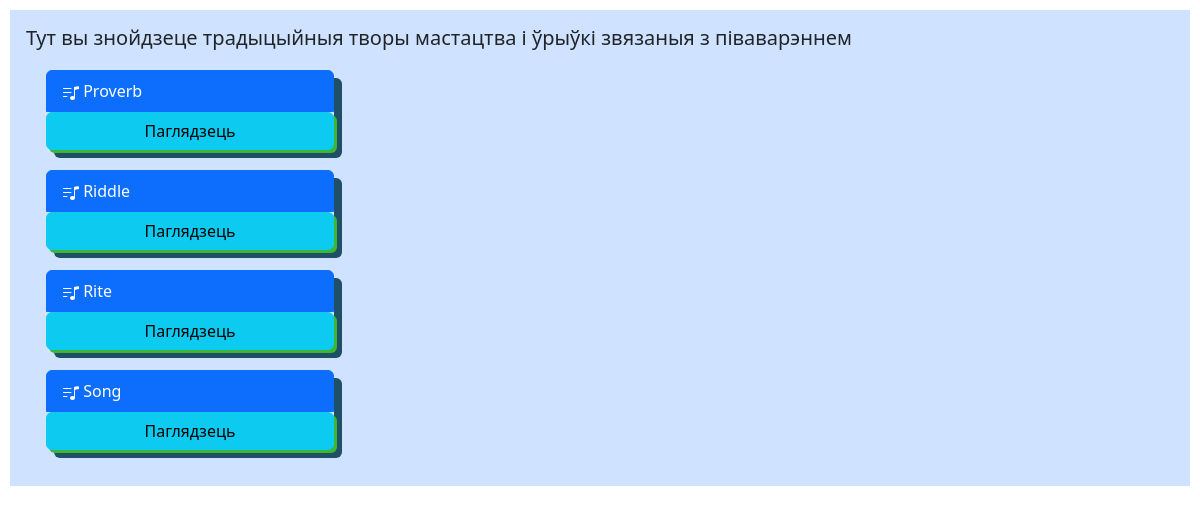
Page /folklore/ on the earlier database version.
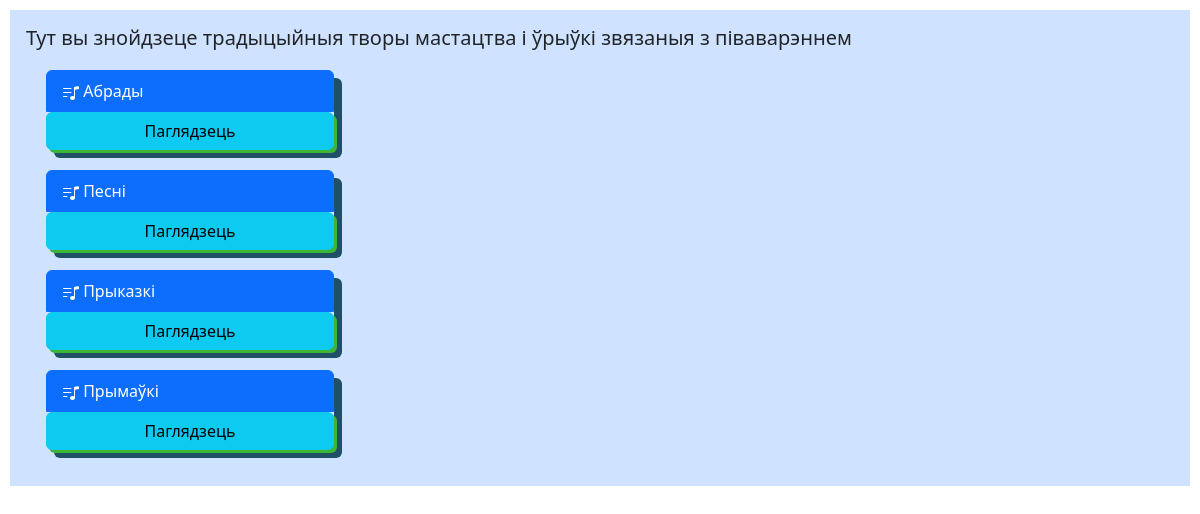
Same page on the later database version.
### Folklore/models.py (models this page shows)
class Category(models.Model):
    name = models.CharField(max_length=100)

### Folklore/views.py (the view)
class CategoryFolkloreList(generic.ListView):
    template_name = "Folklore/home.html"
    context_object_name = "all_categories"
    def get_queryset(self):
        return Category.objects.all().order_by("name")

### templates/Folklore/home.html (shortened to what this page needs)
{% extends "Folklore/base.html" %}
{% block content %}
    <h5 class="card-title">Тут вы знойдзеце традыцыйныя творы мастацтва і ўрыўкі звязаныя з піваварэннем</h5>
    {% for category in all_categories %}
        <div class="list-group" style="width: 18rem; margin: 20px; box-shadow: 8px 8px #205067">
            <a href="#" class="list-group-item list-group-item-action active" aria-current="true">
             {{ category.name }}
                <a href="{% url "category_show" category.id %}" class="btn btn-info" style="box-shadow: 3px 3px #3db733">Паглядзець</a>
             </a>
        </div>
    {% endfor %}
{% endblock %}

### templates/Folklore/base.html (shortened to what this page needs)
<!DOCTYPE html>
<html lang="en">
<head>
    <link href="https://cdn.jsdelivr.net/npm/bootstrap@5.3.0-alpha3/dist/css/bootstrap.min.css" rel="stylesheet">
</head>
<body style="margin: 10px;">
    <div class="p-3 mb-2 bg-primary-subtle text-emphasis-primary">
    {% block content %}
    {% endblock %}
    </div>
</body>
</html>

Differences in the rows shown:
changed Category: name "Rite" → "Абрады"; moves up the list
changed Category: name "Song" → "Песні"; moves up the list
changed Category: name "Proverb" → "Прыказкі"
changed Category: name "Riddle" → "Прымаўкі"
